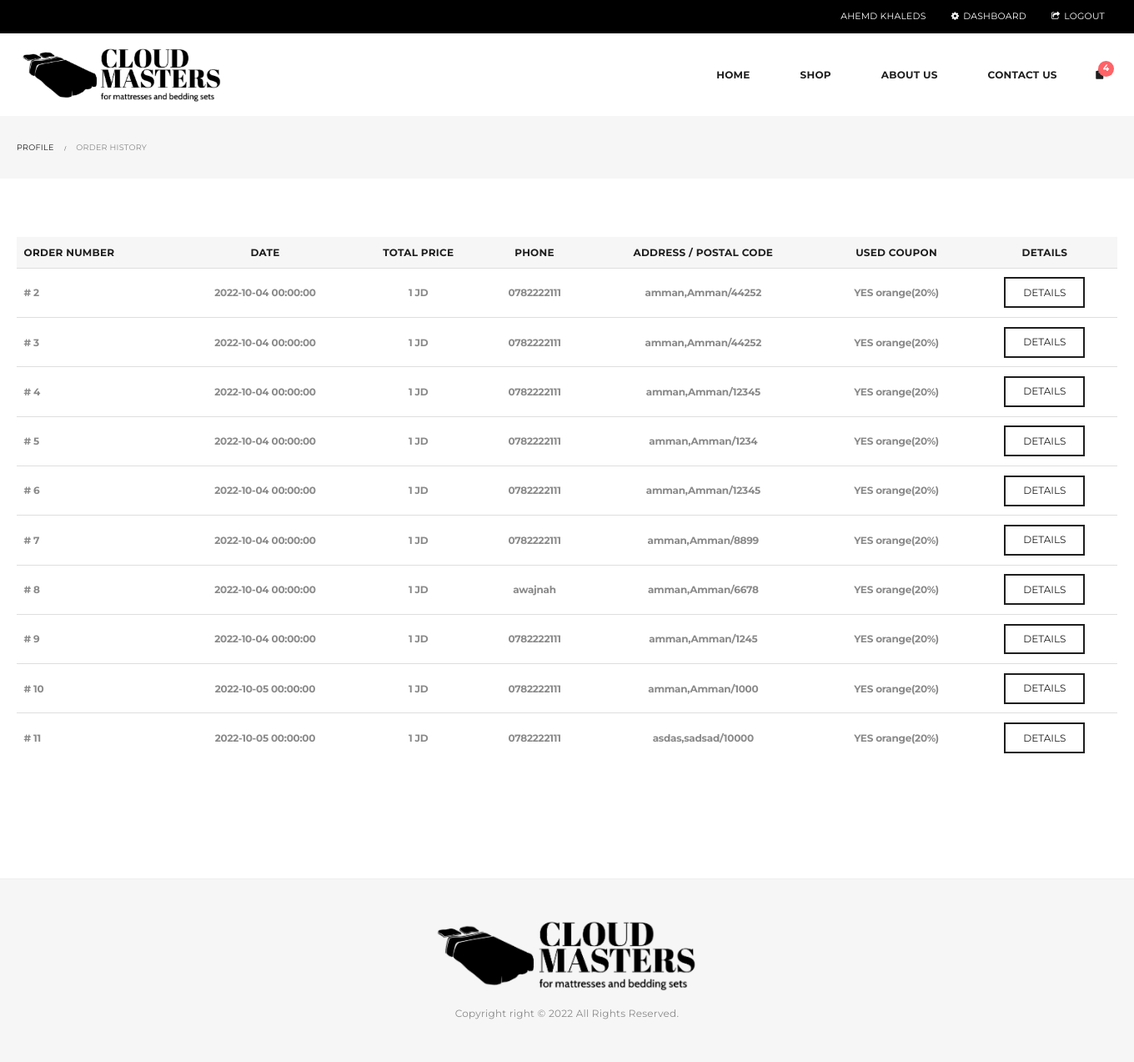
The app's page /store/views/order_history.php (signed in) with its own data.
### tables this page shows
CREATE TABLE `users` (
  `user_id` int NOT NULL,
  `first_name` varchar(255) NOT NULL,
  `last_name` varchar(255) NOT NULL,
  `address` varchar(255) NOT NULL,
  `phone` varchar(255) NOT NULL,
  `email` varchar(255) NOT NULL,
  `password` varchar(255) NOT NULL,
  `is_admin` tinyint NOT NULL DEFAULT '0',
  `city` varchar(255) NOT NULL
);

CREATE TABLE `orders` (
  `order_id` int NOT NULL,
  `total_price` int NOT NULL,
  `user_id` int NOT NULL,
  `order_date` datetime NOT NULL,
  `order_address` varchar(255) NOT NULL,
  `order_phone` varchar(255) NOT NULL,
  `postal_code` int NOT NULL,
  `coupon_id` int DEFAULT NULL,
  `order_city` varchar(255) NOT NULL
);

CREATE TABLE `coupons` (
  `coupon_id` int NOT NULL,
  `coupon_name` varchar(255) NOT NULL,
  `discount` int NOT NULL,
  `count` int NOT NULL
);

### store/views/connection.php (called while the page is built, shortened)
<?php
try {
    $connect = new PDO(
        'mysql:host=localhost;dbname=e-commerce',
        'root',
        'root'
    );
    $connect->setAttribute(PDO::ATTR_ERRMODE, PDO::ERRMODE_EXCEPTION);
} catch (PDOException $e) {
    echo 'connection falid ' . $e->getMessage();
}
function isAdmin()
{
    if (isset($_SESSION['userid'])) {
        global $connect;
        $curUser = $_SESSION['userid'];
        $user = $connect->query("SELECT * from users WHERE user_id='$curUser'");
        $user = $user->fetch();
        if ($user['is_admin']) {
            return 1;
        } else {
            return 0;
        }
    } else {
        return 0;
    }
}
?>

### store/views/order_history.php (the view, shortened to what this page needs)
<?php require 'header2.php'; ?>
<?php
$query = 'SELECT * from `orders` where user_id =?';
$query = $connect->prepare($query);
$query->execute([$_SESSION['userid']]);
$orders = $query->fetchAll(PDO::FETCH_OBJ);
?>
               <div class="heading-container">
				<div class="container heading-standar">
					<div class="page-breadcrumb">
						<ul class="breadcrumb">
							<li><span><a href="/views/profile.php" class="home"><span>Profile</span></a></span></li>
							<li><span>Order History</span></li>
						</ul>
					</div>
				</div>
			</div>
			<div class="content-container">
				<div class="container">
					<div class="row">
						<div class="col-md-12 main-wrap">
							<div class="main-content">
								<div class="shop">
									<form method="post" action="order_history.php">
										<table class="table shop_table cart">
											<thead>
												<tr>
													<th class="product-name"> Order Number </th>
													<th class="product-price text-center">Date </th>
													<th class="product-quantity text-center">Total Price </th>
													<th class="product-subtotal text-center hidden-xs">phone</th>
													<th class="product-subtotal text-center hidden-xs">Address / Postal code</th>
													<th class="product-subtotal text-center hidden-xs">Used coupon</th>
													<th class="product-subtotal text-center hidden-xs">Details</th>
												</tr>
											</thead>
											<tbody>
                                                    <?php foreach (
                                                        $orders
                                                        as $order
                                                    ) {
                                                        $query =
                                                            'SELECT * from `coupons` where coupon_id=? ';
                                                        $query = $connect->prepare(
                                                            $query
                                                        );
                                                        $query->execute([
                                                            $order->coupon_id,
                                                        ]);
                                                        $coupon_name = $query->fetch(
                                                            PDO::FETCH_OBJ
                                                        );
                                                        ?>
                                                        <tr class="cart_item">
													<td class="product-thumbnail">
													<h6 class="amount"># <?php echo $order->order_id; ?></h6>
													</td>
													<td class="product-price text-center">
													<h6 class="amount"><?php echo $order->order_date; ?></h6>
													</td>
													<td class="product-price text-center">
													<h6 class="amount"><?php echo $order->total_price; ?> JD</h6>
													</td>
													<td class="product-price text-center">
                                                    <h6 class="amount"><?php echo $order->order_phone; ?><h6>
													</td>
													<td class="product-price text-center">
														<h6 class="amount"><?php echo $order->order_address .
                  ',' .
                  $order->order_city .
                  '/' .
                  $order->postal_code; ?></h6>
													</td>
													<td class="product-price text-center">
													<h6 class="amount"><?php echo $order->coupon_id
                 ? 'YES ' .
                     $coupon_name->coupon_name .
                     '(' .
                     $coupon_name->discount .
                     '%)'
                 : 'NO'; ?></h6>
													</td>
													<td class="product-name" style="text-align:center">
														<button type="button" class="button" id='o<?php echo $order->order_id; ?>'>Details</button>
											</td>
											</tr>
										<?php
                                                    } ?>
											</tbody>
										</table>
									</form>
									</div>
								</div>
							</div>
						</div>
					</div>
				</div>
			</div>
<?php require_once 'footer.php'; ?>

### store/views/header2.php (shortened to what this page needs)
<?php require 'connection.php'; ?>
<!doctype html>
<html lang="en-US">
<head>
	<link rel='stylesheet' href='../css/settings.css' type='text/css' media='all' />
	<link rel='stylesheet' href='../css/swatches-and-photos.css' type='text/css' media='all' />
	<link rel='stylesheet' href='../css/font-awesome.min.css' type='text/css' media='all' />
	<link rel='stylesheet' href='../css/elegant-icon.css' type='text/css' media='all' />
	<link rel='stylesheet' href='../css/style.css' type='text/css' media='all' />
	<link rel='stylesheet' href='../css/shop.css' type='text/css' media='all' />
	<link rel='stylesheet' href='../css/magnific-popup.css' type='text/css' media='all' />
</head>
<body class="shop">
	<div id="wrapper" class="wide-wrap">
		<header class="header-type-classic">
			<div class="topbar">
				<div class="container topbar-wap">
					<div class="row">
						<div class="col-sm-6">
						<div class="right-topbar">
								<?php if (isset($_SESSION['userid'])) { ?>
														<div class="user-wishlist">
															<a href="../views/profile/logout.php"><i class="fa fa-share-square-o"></i>Logout</a>
														</div>
													<?php } ?>
							<?php if (isAdmin()) { ?>
												<div class="user-wishlist">
													<a href="../admin/views/index.php"><i class="fa fa-cog"></i>Dashboard</a>
												</div>
											<?php } ?>
								<div class="user-login">
									<ul class="nav top-nav">
										<li class="menu-item">
											<?php if (isset($_SESSION['userid'])) { ?>
											<a href='./profile/My-profile.php'><?php echo $user['first_name'] .
               ' ' .
               $user['last_name'];} else { ?></a>
											<a data-rel="loginModal" href="#"><i class="fa fa-user"></i> Login</a>
											<?php } ?>
										</li>
									</ul>
								</div>
							</div>
						</div>
					</div>
				</div>
			</div>
			<div class="navbar-container">
				<div class="navbar navbar-default  navbar-scroll-fixed">
					<div class="navbar-default-wrap">
						<div class="container">
							<div class="row">
								<div class="col-md-12 navbar-default-col">
									<div class="navbar-wrap">
										<div class="navbar-header">
											<a class="navbar-brand" href="./">
												<img class="logo" alt="The DMCS" src="../images/ltrblack.png">
											</a>
										</div>
										<nav class="collapse navbar-collapse primary-navbar-collapse">
											<ul class="nav navbar-nav primary-nav">
												<li class="menu-item-has-children dropdown">
													<a href="./index.php" class="dropdown-hover">
														<span class="underline">Home</span> <span class="caret"></span>
													</a>
												</li>
												<li class="menu-item-has-children megamenu megamenu-fullwidth dropdown">
													<a href="shop.php" class="dropdown-hover">
														<span class="underline">Shop</span> <span class="caret"></span>
													</a>
												</li>
												<li class="menu-item-has-children megamenu megamenu-fullwidth dropdown">
													<a href="about-us.php" class="dropdown-hover">
														<span class="underline">About Us</span> <span class="caret"></span>
													</a>
												</li>
												<li class="menu-item-has-children megamenu megamenu-fullwidth dropdown">
													<a href="contact-us.php" class="dropdown-hover">
														<span class="underline">Contact Us</span> <span class="caret"></span>
													</a>
												</li>
												<?php
            if (isset($_SESSION['userid'])) {
                $query = 'SELECT * from `cart`';
                $query = $connect->prepare($query);
                $query->execute();
                $productsInCart = $query->fetchAll(PDO::FETCH_OBJ);
            } elseif (isset($_SESSION['cartVisitor'])) {
                $productsInCart = $_SESSION['cartVisitor'];
                $fromSS = 1;
            } else {
                $productsInCart = [];
            }
            if (empty($productsInCart)) { ?>
												<li class="navbar-minicart navbar-minicart-nav">
													<a class="minicart-link" href="#">
														<span class="minicart-icon">
															<i class="minicart-icon-svg elegant_icon_bag"></i>
															<span><?php echo count($productsInCart); ?></span>
														</span>
													</a>
													<div class="minicart">
														<div class="minicart-header no-items show">
															Your shopping bag is empty.
														</div>
														<div class="minicart-footer">
															<div class="minicart-actions clearfix">
																<a class="button" href="./shop.php">
																	<span class="text">Go to the shop</span>
																</a>
															</div>
														</div>
													</div>
												</li>
<?php } else { ?>
												<li class="navbar-minicart navbar-minicart-nav">
														<a class="minicart-link" href="#">
															<span class="minicart-icon has-item">
																<i class="minicart-icon-svg elegant_icon_bag"></i> <span><?php echo count(
                    $productsInCart
                ); ?></span>
															</span>
														</a>
													</li>
<?php }
            ?>
											</ul>
										</nav>
									</div>
								</div>
							</div>
						</div>
					</div>
				</div>
			</div>
		</header>

### records on screen
users: first_name "AHEMD", last_name "KHALEDS"
orders: order_id "2", order_date "2022-10-04 00:00:00", total_price "1", order_phone "0782222111", order_address "amman", order_city "Amman", postal_code "44252", coupon.coupon_name "orange", coupon.discount "20"
orders: order_id "3", order_date "2022-10-04 00:00:00", total_price "1", order_phone "0782222111", order_address "amman", order_city "Amman", postal_code "44252", coupon.coupon_name "orange", coupon.discount "20"
orders: order_id "4", order_date "2022-10-04 00:00:00", total_price "1", order_phone "0782222111", order_address "amman", order_city "Amman", postal_code "12345", coupon.coupon_name "orange", coupon.discount "20"
orders: order_id "5", order_date "2022-10-04 00:00:00", total_price "1", order_phone "0782222111", order_address "amman", order_city "Amman", postal_code "1234", coupon.coupon_name "orange", coupon.discount "20"
orders: order_id "6", order_date "2022-10-04 00:00:00", total_price "1", order_phone "0782222111", order_address "amman", order_city "Amman", postal_code "12345", coupon.coupon_name "orange", coupon.discount "20"
orders: order_id "7", order_date "2022-10-04 00:00:00", total_price "1", order_phone "0782222111", order_address "amman", order_city "Amman", postal_code "8899", coupon.coupon_name "orange", coupon.discount "20"
orders: order_id "8", order_date "2022-10-04 00:00:00", total_price "1", order_phone "awajnah", order_address "amman", order_city "Amman", postal_code "6678", coupon.coupon_name "orange", coupon.discount "20"
orders: order_id "9", order_date "2022-10-04 00:00:00", total_price "1", order_phone "0782222111", order_address "amman", order_city "Amman", postal_code "1245", coupon.coupon_name "orange", coupon.discount "20"
orders: order_id "10", order_date "2022-10-05 00:00:00", total_price "1", order_phone "0782222111", order_address "amman", order_city "Amman", postal_code "1000", coupon.coupon_name "orange", coupon.discount "20"
orders: order_id "11", order_date "2022-10-05 00:00:00", total_price "1", order_phone "0782222111", order_address "asdas", order_city "sadsad", postal_code "10000", coupon.coupon_name "orange", coupon.discount "20"
